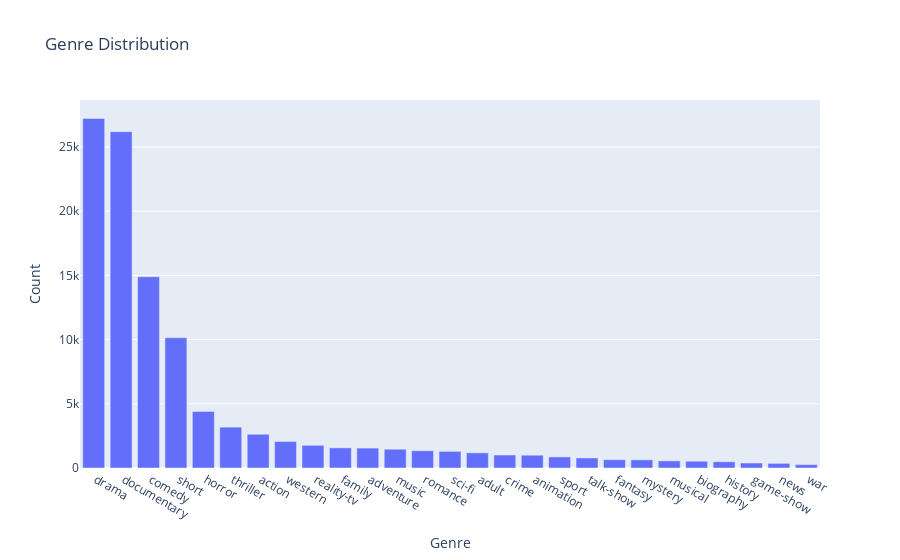

This figure's notebook cell:
### Markdown cell above
### Data visualization

### Code cell
genre = data['Genre'].value_counts()
fig = px.bar(genre, x=genre.index, y=genre, title='Genre Distribution')
fig.update_layout(xaxis_title='Genre', yaxis_title='Count')
fig.show()

### Figure 1 — Plotly figure (JSON) as saved in the notebook; plotly's stock layout.template omitted (floating-point values rounded to 4 significant figures)
{"data": [{"alignmentgroup": "True", "hovertemplate": "Genre=%{x}<br>y=%{y}<extra></extra>", "legendgroup": "", "marker": {"color": "#636efa", "pattern": {"shape": ""}}, "name": "", "offsetgroup": "", "orientation": "v", "showlegend": false, "textposition": "auto", "type": "bar", "x": [" drama ", " documentary ", " comedy ", " short ", " horror ", " thriller ", " action ", " western ", " reality-tv ", " family ", " adventure ", " music ", " romance ", " sci-fi ", " adult ", " crime ", " animation ", " sport ", " talk-show ", " fantasy ", " mystery ", " musical ", " biography ", " history ", " game-show ", " news ", " war "], "xaxis": "x", "y": [27225, 26192, 14893, 10145, 4408, 3181, 2629, 2064, 1767, 1567, 1550, 1462, 1344, 1293, 1180, 1010, 996, 863, 782, 645, 637, 553, 529, 486, 387, 362, 264], "yaxis": "y"}], "layout": {"barmode": "relative", "legend": {"tracegroupgap": 0}, "title": {"text": "Genre Distribution"}, "xaxis": {"anchor": "y", "domain": [0, 1], "title": {"text": "Genre"}}, "yaxis": {"anchor": "x", "domain": [0, 1], "title": {"text": "Count"}}}}
